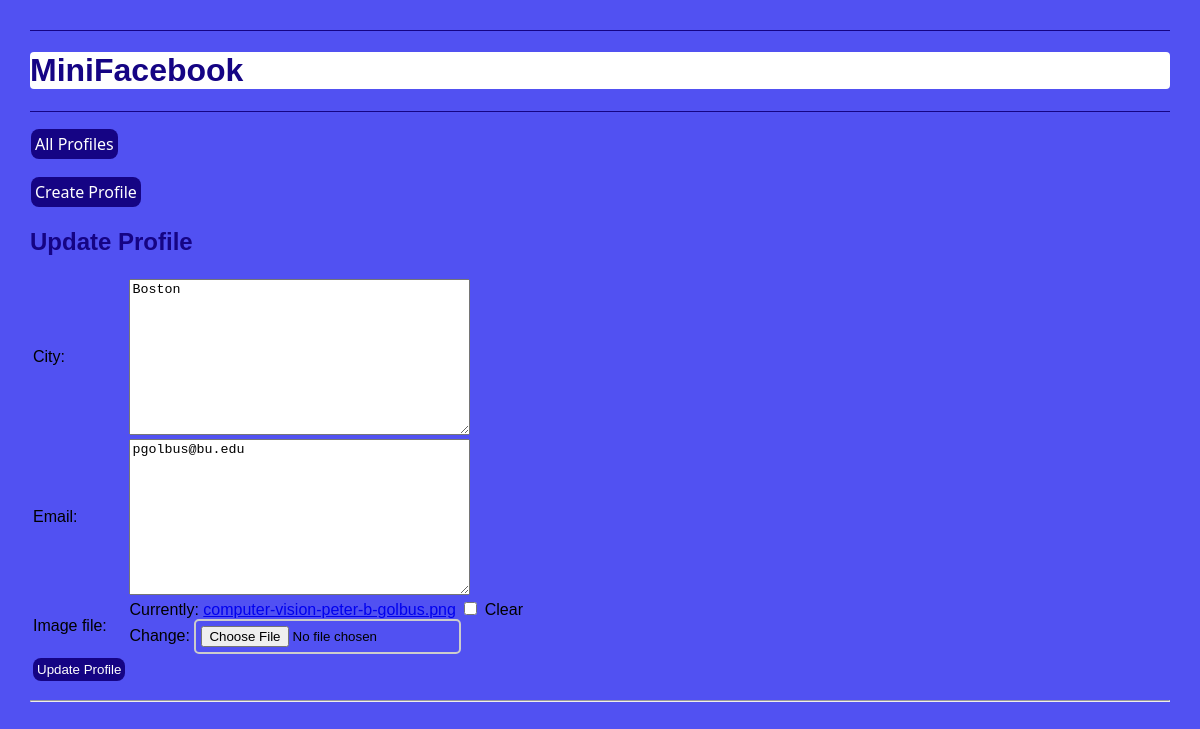
Before: /mini_fb/profile/1/update/ with the older database file.
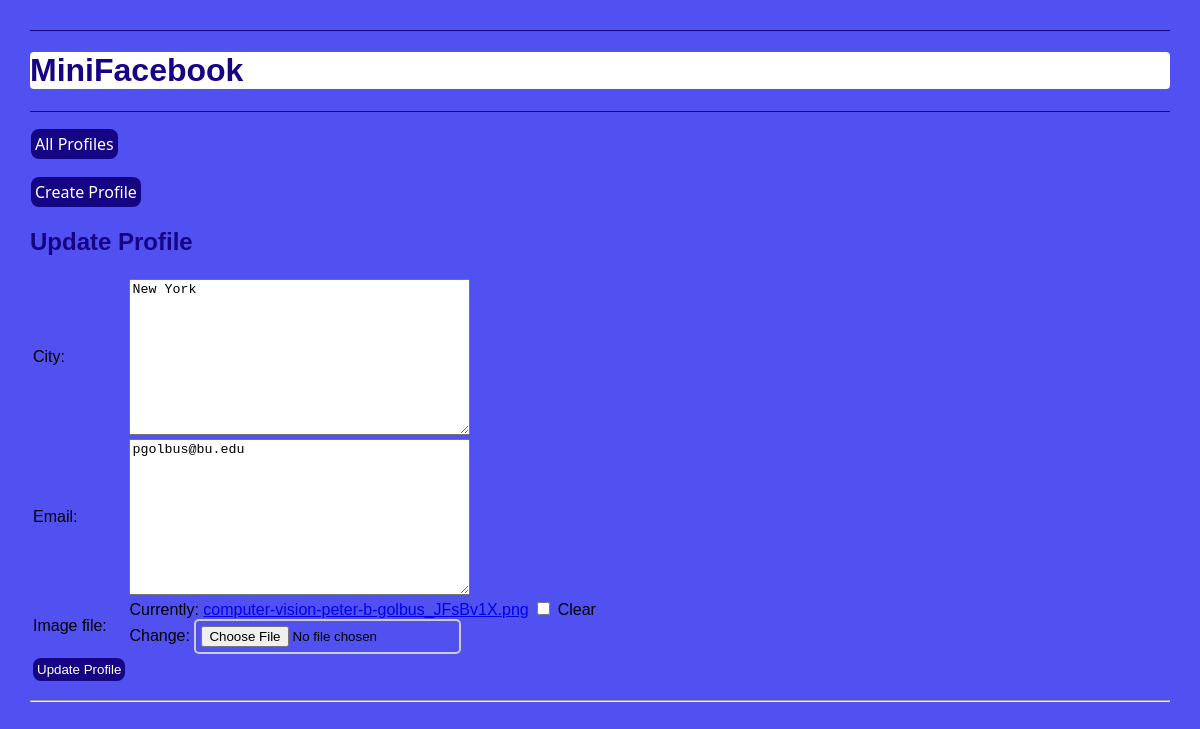
After: the same page with the newer database file.
### mini_fb/models.py (models this page shows, shortened)
class Profile(models.Model):
    first_name = models.TextField(blank=False)
    last_name = models.TextField(blank=False)
    city = models.TextField(blank=False)
    email = models.TextField(blank=False)
    image_file = models.ImageField(blank=True)

### mini_fb/views.py (the view, shortened to what this page needs)
# urls.py: path('profile/<int:pk>/update/', UpdateProfileView.as_view(), name="update_profile"),
class UpdateProfileView(UpdateView):
    model = Profile
    form_class = UpdateProfileForm
    template_name = 'mini_fb/update_profile_form.html'

### mini_fb/forms.py
class UpdateProfileForm(forms.ModelForm):
    class Meta:
        model = Profile
        fields = ['city', 'email', 'image_file']

### mini_fb/templates/mini_fb/update_profile_form.html (shortened to what this page needs)
{% extends "mini_fb/base.html" %}
{% block content %}
<h2>Update Profile</h2>
<form method="POST" enctype="multipart/form-data">
<table>
    {% for field in form %}
    <tr>
        <td>{{field.label_tag}}</td>
        <td>{{field}}</td>
    </tr>
    {% endfor %}
    <tr>
        <td>
            <input type="submit" name="Update Profile" value="Update Profile">
        </td>
    </tr>
</table>
</form>
{% endblock %}

Changed rows visible on the page:
changed Profile "pgolbus@bu.edu": city "Boston" → "New York"
Other visible differences:
text no longer shown: "Currently: computer-vision-peter-b-golbus.png Clear Change:"
text now shown: "Currently: computer-vision-peter-b-golbus_JFsBv1X.png Clear Change:"
